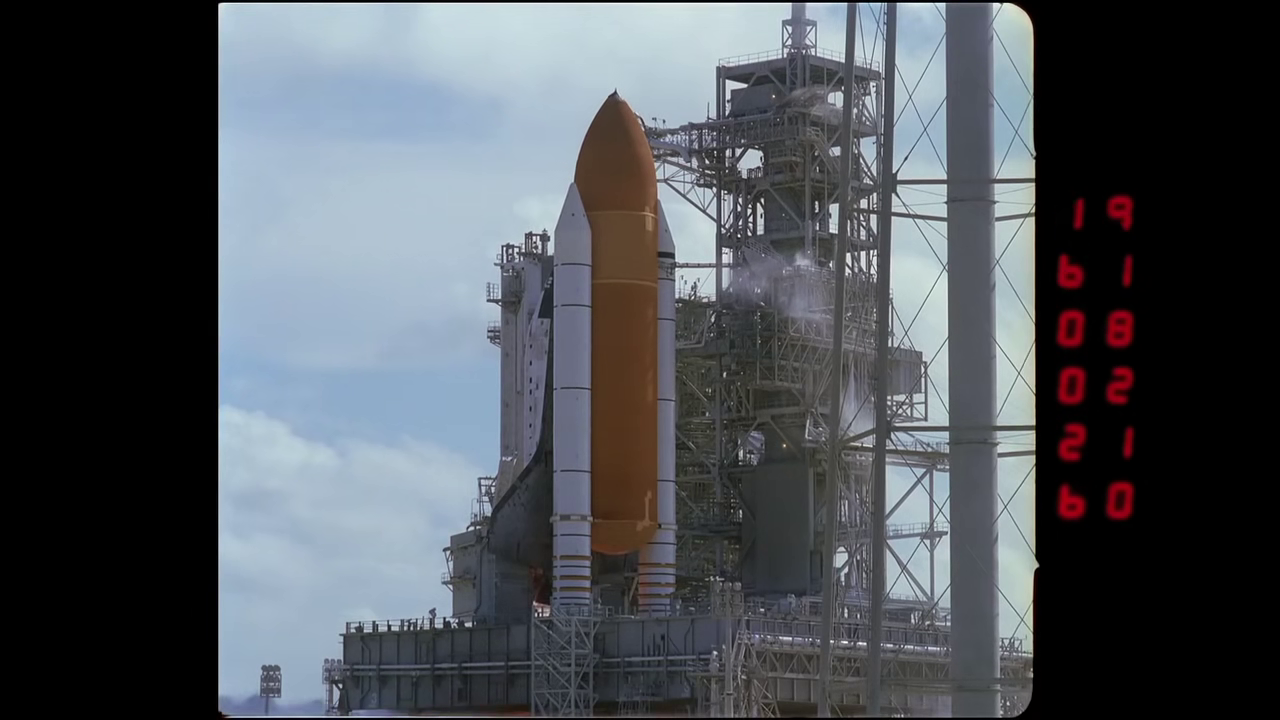
#> input picture frame 36 of Lab8/data/shuttle.mp4, 1280 x 720 px
$ jupyter execute Lab8.2_zadanie.ipynb
#> lines starting #> are read from the running program, lines starting #| are printed output that depends on the picture
## Laboratorium 8.2

## Przepływ optyczny i śledzenie obiektów

### Wprowadzenie

Metodę przepływu optycznego (między innymi) można stosować również do śledzenia obiektów. Zazwyczaj wykorzystuje się w tym celu metody rzadkie połączone ze znanymi już nam metodami detekcji punktów zainteresowania. Procedura przebiega podobnie jak w przypadku gęstego przepływu (tzn. operujemy na parze klatek w skali szarości, znajdujemy wektory przesunięć), z tą różnicą że obliczanie przepływu zachodzi wyłącznie dla interesujących nas punktów - a zatem musimy znać ich położenia, aby zainicjować proces. Można sobie wyobrazić różne sposoby zlokalizowania punktów kluczowych, w zależności od konkretnego zastosowania i założeń: być może np. pipeline do przetwarzania rozpoczyna się od zlokalizowania jakichś obiektów, być może z góry wiemy, gdzie obiekty się znajdują.

W OpenCV podstawową metodą do obliczania przepływu dla zbioru punktów jest metoda Lucasa-Kanade, zaimplementowana w funkcji [`cv2.calcOpticalFlowPyrLK`](https://docs.opencv.org/3.4/dc/d6b/group__video__track.html#ga473e4b886d0bcc6b65831eb88ed93323). Podobnie jak w metodzie Farnebacka, argument `nextPts` ustawiamy na `None` (chyba, że chcemy zainicjować rozwiązanie już znanymi położeniami punktów, ale w praktyce z reguły nie będziemy mieli takiej wygody), argumenty `status` i `err` pomijamy zupełnie. W odróżnieniu od Farnebacka, wynikiem są absolutne położenia punktów na drugiej klatce (a nie wektory przesunięć). Dodatkowo otrzymujemy też wektor `status` informujący dla każdego punktu, czy udało się go odnaleźć, oraz `err` mierzący jakąś miarę błędu wizualnego pomiędzy fragmentem obrazu zawierającym dany punkt kluczowy.

Do inicjalizacji rozwiązania można wykorzystać znane nam metody znajdowania punktów kluczowych, albo opartą o detektor Harrisa funkcję [`cv2.goodFeaturesToTrack`](https://docs.opencv.org/3.4/dd/d1a/group__imgproc__feature.html#ga1d6bb77486c8f92d79c8793ad995d541) - jest nieco prostsza w użyciu, bo na wyjściu otrzymujemy po prostu macierz `np.float32` o wymiarach $Nx1x2$ zawierającą koordynaty znalezionych punktów.

Oczywiście, śledzenie obiektów oparte o jednorazową inicjalizację jest narażone na błędy: zniknięcie lub tymczasowe zasłonięcie śledzonego obiektu, czy choćby zmiana jego wyglądu (np. wskutek pojawienia się cienia) mogą spowodować, że przepływ nie zostanie obliczony. Może być też pożądana możliwość śledzenia ciągłego z uwzględnieniem pojawiania się nowych obiektów (np. monitorowanie CCTV). W takich sytuacjach konieczne jest regularne odświeżanie inicjalizacji, tj. ponowne wykrycie interesujących obiektów. To z kolei prowadzi do kolejnego problemu: jeżeli interesuje nas cała historia ruchu danych obiektów, przy czym do pewnego momentu ich lokalizacje uzyskiwaliśmy za pomocą przepływu optycznego, a w pewnym momencie wykonaliśmy ponowną detekcję - to jak powiązać jedno z drugim, by zapewnić ciągłość lokalizacji? To zagadnienie, oraz pozostałe tematy dyskutowane w tym kontekście na wykładzie, nie będzie jednak centralne na laboratorium.

---

### Cel zadania

Celem tej listy jest (1) zapoznanie się z metodą przepływu optycznego rzadkiego do zastosowań śledzenia obiektów, oraz (2) zastosowanie tej techniki w praktyce, na przykładzie monitorowania prędkości obiektu (w metrach na sekundę). Przykładem badawczym będzie nagranie startu Wahadłowca Kosmicznego _Discovery_ (misja [STS-124](https://en.wikipedia.org/wiki/STS-124)), zarejestrowane jedną z kamer technicznych (plik `shuttle.mp4`).

Aby obliczyć prędkość, potrzebna jest znajomość drogi (w metrach) i czasu (w sekundach). Czas między klatkami obliczysz, znając liczbę klatek na sekundę, którą możesz pobrać bezpośrednio z otwartego obiektu `VideoCapture` za pomocą następującej konstrukcji:
```python
fps = source.get(cv2.CAP_PROP_FPS)
```
Wyznaczenie przelicznika między przestrzenią obrazu (w pikselach) a przestrzenią świata (w metrach) jest w ogólności [nieco złożonym zagadnieniem](https://docs.opencv.org/4.x/dc/dbb/tutorial_py_calibration.html); znalezienie uproszczonej alternatywy jest Twoim zadaniem.

Źródło nagrania: [_"Best of the Best" Provides New Views, Commentary of Shuttle Launches_ (NASA @ YouTube)](https://www.youtube.com/watch?v=vFwqZ4qAUkE), 29:06.5
Nagranie o oryginalnej prędkości ~225 fps (spowolnienie ok. 1:7.5) zostało przekodowane tak, aby osiągnąć zbieżność upływu czasu. Możesz się o tym upewnić patrząc na _timestamp_ z prawej strony nagrania ([_jak go czytać_](https://space.stackexchange.com/a/38569)).

[cell 1]
import random

import numpy as np
import cv2
import matplotlib.pyplot as plt
from qwlist import Lazy
from typing import Iterable
from PIL import Image

### Zadanie 1

Na podstawie pierwszej klatki z materiału dokonaj kalibracji parametrów detektora cech do śledzenia (sugerowany detektor: [`cv2.goodFeaturesToTrack`](https://docs.opencv.org/3.4/dd/d1a/group__imgproc__feature.html#ga1d6bb77486c8f92d79c8793ad995d541)). Dobór tych parametrów jest kluczowy dla reszty zadania, więc zapoznaj się z ich znaczeniem.

[cell 2]
TANK_HEIGHT_IN_PIXELS = 465  # sprawdzone doświadczalnie
MASK = np.zeros((720, 1280))
MASK[:-165, 550:-600] = 1
MASK = MASK.astype(np.uint8)
TANK_HEIGHT_IN_METERS = 47 # netrów

[cell 3]
def get_video_details(video: cv2.VideoCapture):
    fps = video.get(cv2.CAP_PROP_FPS)
    frame_count = int(video.get(cv2.CAP_PROP_FRAME_COUNT))
    duration = frame_count / fps
    return fps, frame_count, duration

def frame_pair_iter(path: str) -> Lazy[tuple[np.ndarray, np.ndarray]]:
    def inner_generator() -> Iterable[tuple[np.ndarray, np.ndarray]]:
        video1: cv2.VideoCapture = cv2.VideoCapture(path)
        video2: cv2.VideoCapture = cv2.VideoCapture(path)
        success, _ = video2.read()
        while success:
            _, frame1 = video1.read()
            success, frame2 = video2.read()
            if success:
                yield frame1, frame2
        video1.release()
        video2.release()
    return Lazy(inner_generator())

# [12 lines left out: function get_good_features, not called in this run]

[cell 4]
source = cv2.VideoCapture('./data/shuttle.mp4')
status, frame = source.read()
#> frame is the input picture: shape (720, 1280, 3); mean B, G, R 88.8, 83.1, 78.6
source.release()

h, w, c = frame.shape
#> h = 720; w = 1280; c = 3
mask = np.zeros((h, w), dtype=np.uint8)
# mask[90:-165, 550:-600] = 1
mask[:-165, 550:-600] = 1

rgb = cv2.cvtColor(frame, cv2.COLOR_BGR2RGB)
gray = cv2.cvtColor(frame, cv2.COLOR_BGR2GRAY)
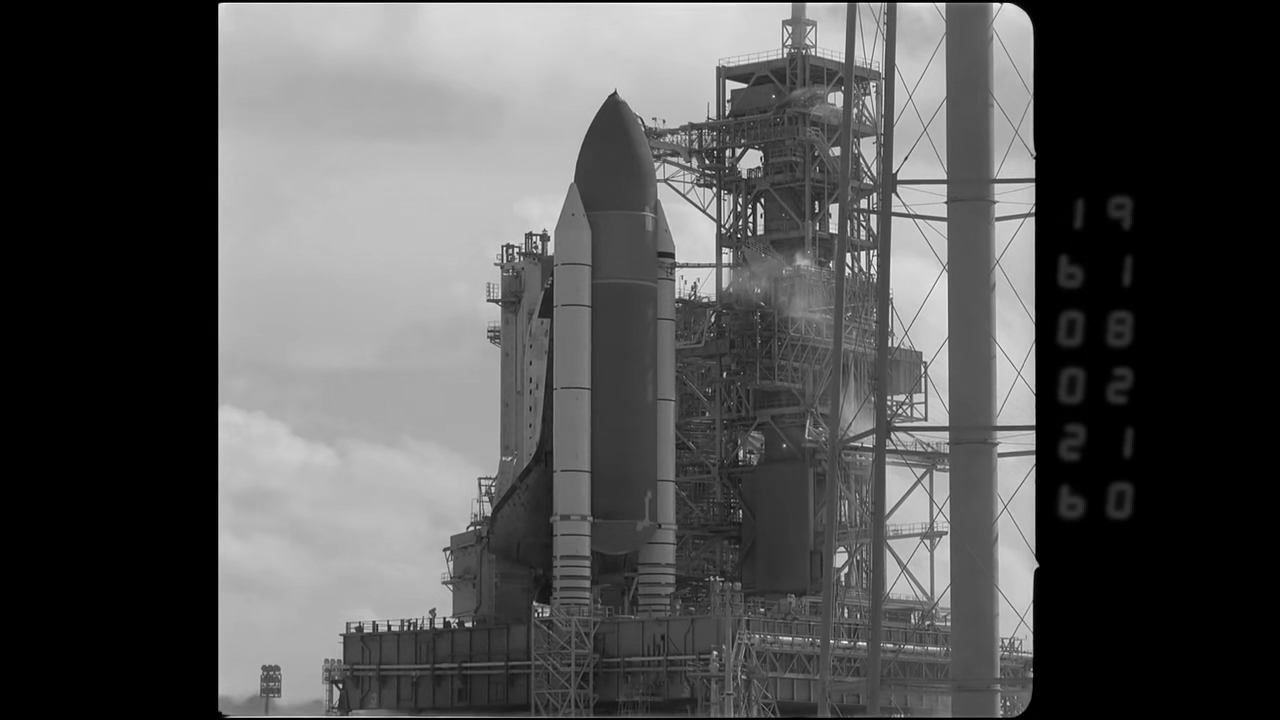
#> gray: shape (720, 1280); min 0, max 255, mean 82.4
features = cv2.goodFeaturesToTrack(
    image=gray,
    mask=mask,
    maxCorners=20,
    qualityLevel=0.1,
    minDistance=50,
    blockSize=3,
    useHarrisDetector=False,
    k=0.04
)
#> features = 14 rows, first 8: [676, 268], [665, 164], [615, 91], [554, 388], [554, 306], [573, 182], [554, 471], [590, 263]
fig, ax = plt.subplots(1, 1, figsize=(12,12))
ax.imshow(rgb)
ax.scatter(features[..., 0], features[..., 1]);
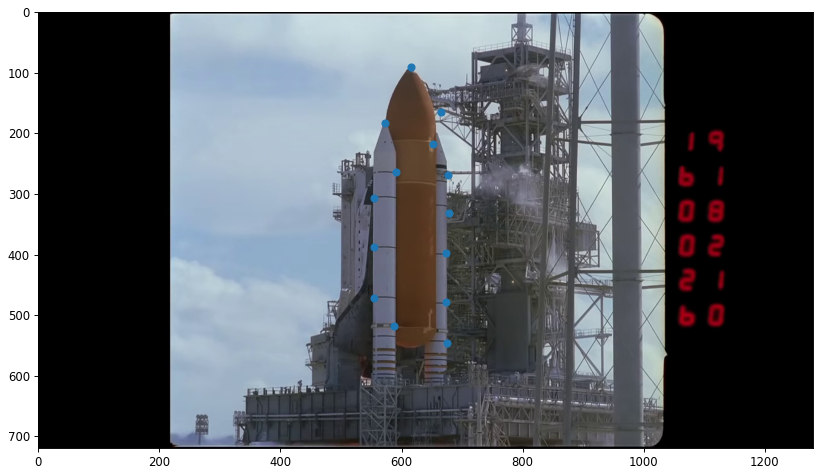
#> figure drawn by matplotlib, 1 panel

[cell 5]
source = cv2.VideoCapture('./data/shuttle.mp4')
status, frame = source.read()
frame = frame[:-165, 550:-600]
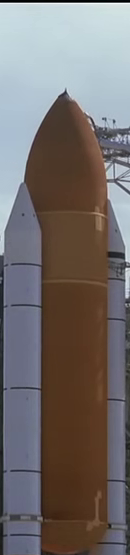
#> frame: shape (555, 130, 3); mean B, G, R 108.9, 109.6, 115.7
source.release()

rgb = cv2.cvtColor(frame, cv2.COLOR_BGR2RGB)
#> rgb: shape (555, 130, 3)
gray = cv2.cvtColor(frame, cv2.COLOR_BGR2GRAY)
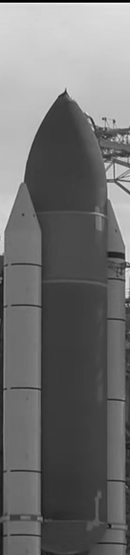
#> gray: shape (555, 130); min 0, max 252, mean 111.3

fig, ax = plt.subplots(1, 1, figsize=(12,12))
ax.imshow(rgb);

### Zadanie 2

Uzupełnij daną poniżej podstawową pętlę analizy wideo o śledzenie obiektów: inicjalizację i wykorzystanie przepływu optycznego do aktualizacji ich położenia. Celem jest pozyskanie pełnej trajektorii pojazdu, tak aby można było ją narysować (np. [`cv2.polylines`](https://docs.opencv.org/3.4/d6/d6e/group__imgproc__draw.html#gaa3c25f9fb764b6bef791bf034f6e26f5)) tudzież przetwarzać dalej.

Zapoznaj się dobrze z dokumentacją funkcji [`cv2.calcOpticalFlowPyrLK`](https://docs.opencv.org/3.4/dc/d6b/group__video__track.html#ga473e4b886d0bcc6b65831eb88ed93323), zwłaszcza z wartościami zwracanymi, **zwłaszcza** `status`. Upewnij się, że odpowiednio obsługujesz przypadki niepowodzenia znalezienia przepływu dla poszczególnych punktów.

Wynik zaprezentuj w postaci graficznej (narysowane trajektorie).

[cell 6]
def get_localizations(path: str, skip: int = 160, take: int = 10_000) -> tuple[np.ndarray, list[np.ndarray], int, int]:
    gen = frame_pair_iter(path).skip(skip).take(take)
    locations = []
    statuses = []
    h, w, = 0, 0
    for frame1, frame2 in gen:  # 198 klatek
        frame1_gray = cv2.cvtColor(frame1, cv2.COLOR_BGR2GRAY)
        frame2_gray = cv2.cvtColor(frame2, cv2.COLOR_BGR2GRAY)

        if not locations:
            h, w, _ = frame1.shape
            features = get_good_features(frame1_gray).squeeze()
            s = np.array([[1] for _ in range(len(features))])
            locations.append(features)
            statuses.append(s)

        new_locations, status, _ = cv2.calcOpticalFlowPyrLK(frame1_gray, frame2_gray, locations[-1], None)
        locations.append(new_locations)
        statuses.append(status)
    return np.array(locations), statuses, h, w

def visualize_trajectories(path: str, skip: int = 160, take: int = 100):
    localizations, statuses, h, w = get_localizations(path, skip=skip, take=take)
    point_paths = np.transpose(localizations, (1, 0, 2))
    canvas = np.zeros((h, w))
    for i, point_path in enumerate(point_paths):
        points = []
        for (x, y), status in zip(point_path, statuses):
            if status[i] == 0:
                break
            points.append([x, y])
        pts = np.array(points, dtype=np.int32)
        canvas = cv2.polylines(canvas, [pts], False, (100, 100, 100), 2)

    fig, ax = plt.subplots(1, 1, figsize=(10, 10))
    ax.imshow(canvas)
    ax.axis('off')

[cell 7]
visualize_trajectories('./data/shuttle.mp4', skip=160, take=100)
#> (the call stopped at in get_localizations, `gen = frame_pair_iter(path).skip(skip).take(take)`: qwlist is not available in this run)

### Zadanie 3

Dokonaj analizy znalezionych trajektorii i znajdź prędkość _Discovery_. Wersja minimum: załóż, że pojazd porusza się z lokalnie stałą prędkością. Wersja normalna: wykreśl prędkość pojazdu jako funkcję czasu.

_Bonus dla chętnych: czy na podstawie tego materiału da się wyznaczyć TWR (thrust-to-weight ratio) maszyny?_

[cell 8]
def reject_outliers(data: np.ndarray, n=2):
    print(data.shape)
    return data[abs(data - np.mean(data)) < n * np.std(data)]

# [7 lines left out: function calculate_deltas_for_path, not called in this run]

def plot_speed(path: str, skip: int = 160, take: int = 100):
    fps, _, _ = get_video_details(cv2.VideoCapture(path))
    dt = 1 / fps
    localizations, statuses, h, w = get_localizations(path, skip=skip, take=take)
    statuses = np.array(statuses).transpose(1, 0, 2)
    point_paths = np.transpose(localizations, (1, 0, 2))
    for point_path, status in zip(point_paths, statuses):
        dy = calculate_deltas_for_path(point_path, status=status)
        dy = np.array(dy) * 0.099
        v = dy / dt
        plt.plot([i * dt for i in range(len(v))], v)
    plt.ylim([-1, 30])
    plt.show()

[cell 9]
plot_speed('./data/shuttle.mp4')
#> (the call stopped at in get_localizations, `gen = frame_pair_iter(path).skip(skip).take(take)`: qwlist is not available in this run)

$ run again, starting later in the video
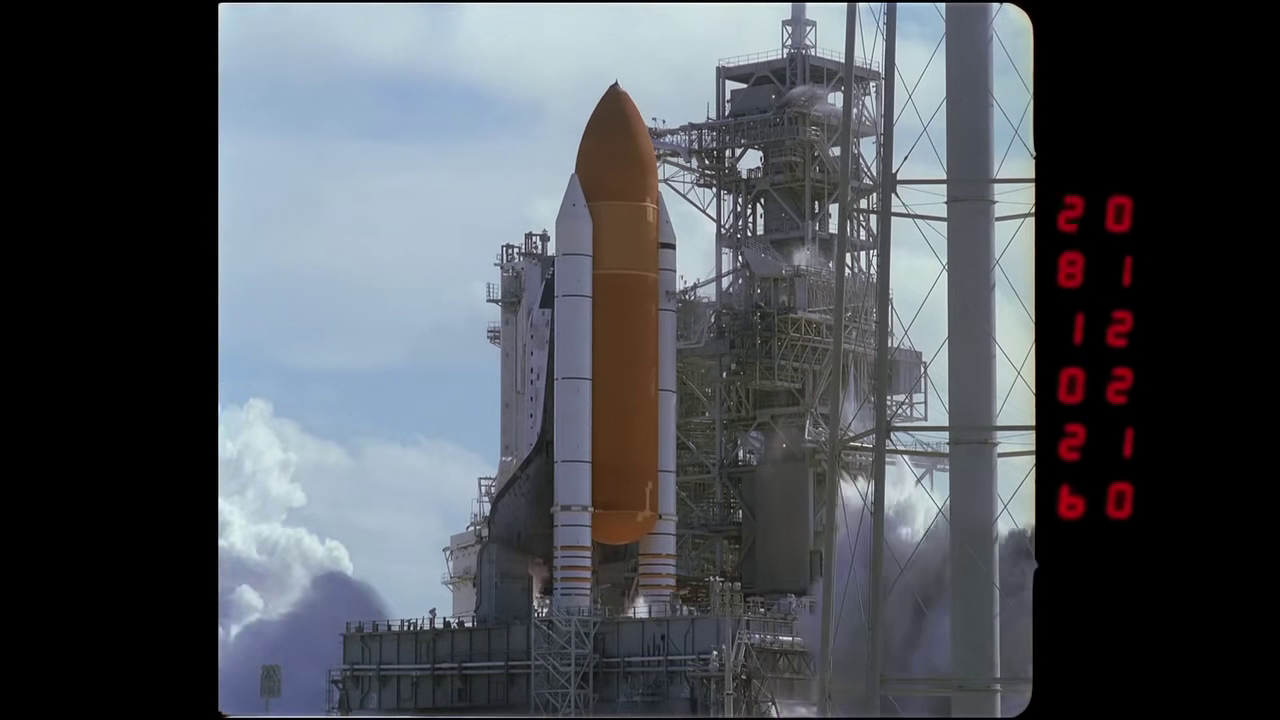
#> input picture frame 162 of Lab8/data/shuttle.mp4, 1280 x 720 px
#> frame is the input picture: shape (720, 1280, 3); mean B, G, R 86.9, 81, 77
#> `gray = cv2.cvtColor(frame, cv2.COLOR_BGR2GRAY)`:
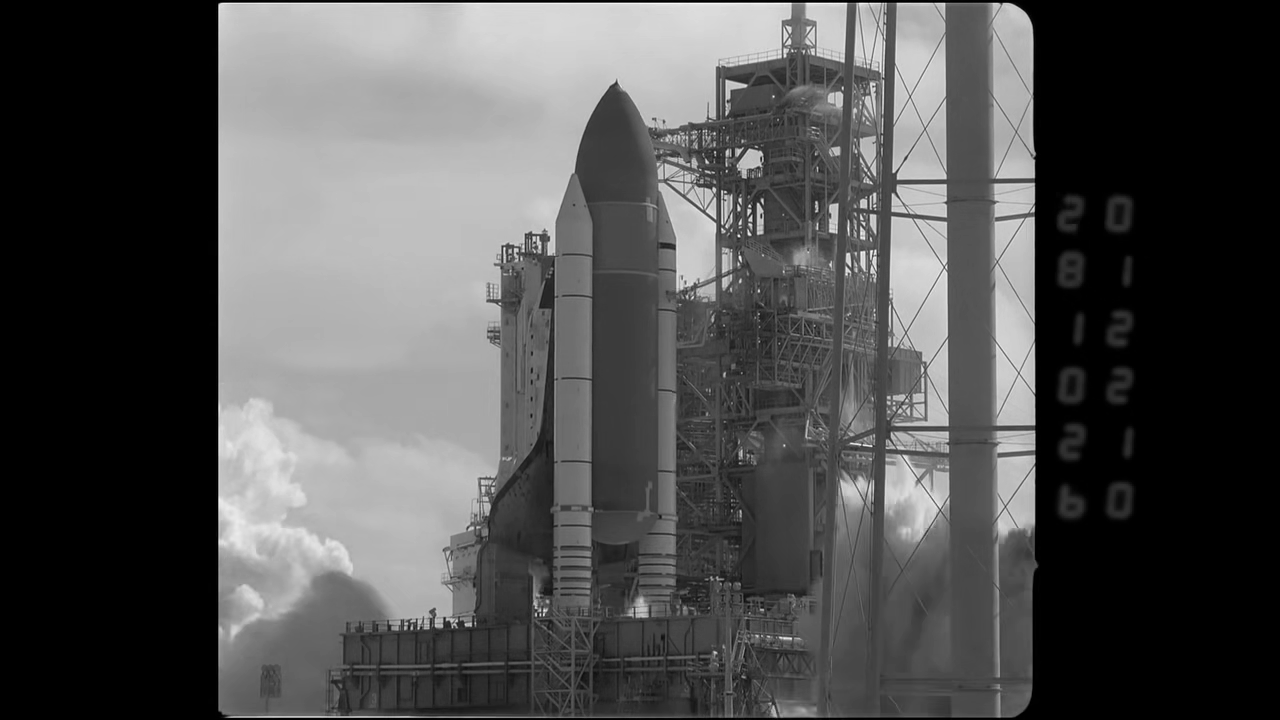
#> gray: shape (720, 1280); min 0, max 252, mean 80.4
#> features = [[665, 164], [616, 82], [677, 291], [554, 254], [555, 379], [590, 460], [573, 172], [660, 518], [554, 524], [591, 295], [675, 394]]
#> frame: shape (555, 130, 3)
#> `gray = cv2.cvtColor(frame, cv2.COLOR_BGR2GRAY)`:
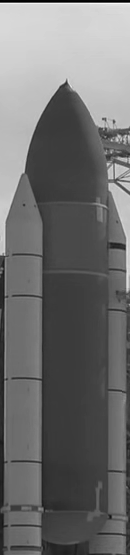
#> gray: shape (555, 130); min 0, max 251, mean 110.6

$ run again, starting later in the video
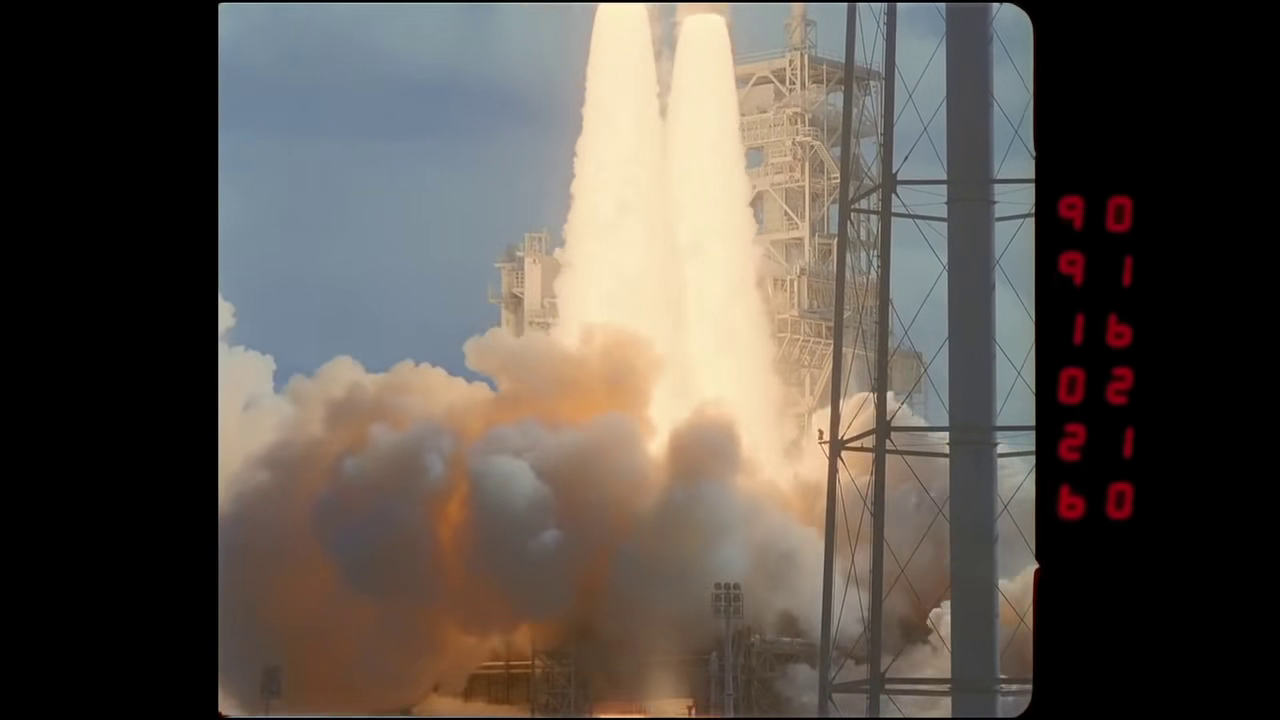
#> input picture frame 288 of Lab8/data/shuttle.mp4, 1280 x 720 px
#> frame is the input picture: shape (720, 1280, 3); mean B, G, R 76.5, 83.6, 90.9
#> `gray = cv2.cvtColor(frame, cv2.COLOR_BGR2GRAY)`:
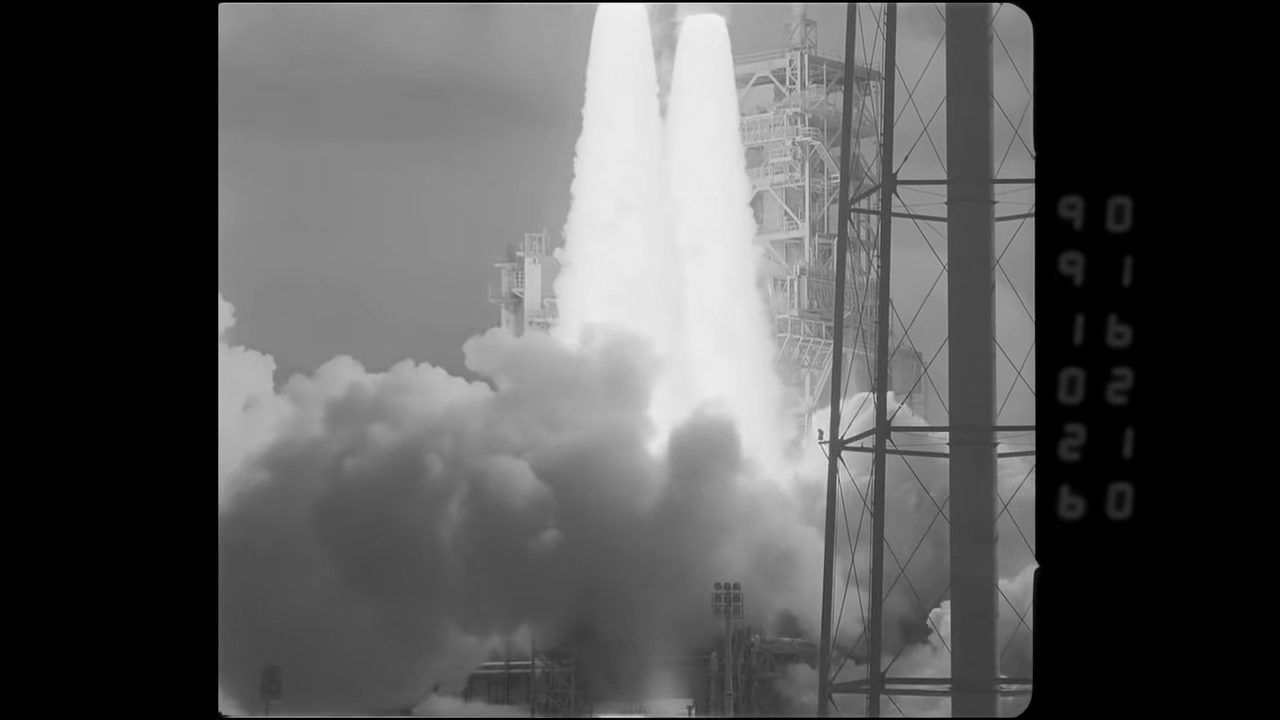
#> gray: shape (720, 1280); min 0, max 248, mean 85
#> features = [[598, 4], [555, 300], [556, 248], [576, 156], [677, 5], [585, 89]]
#> frame: shape (555, 130, 3)
#> `gray = cv2.cvtColor(frame, cv2.COLOR_BGR2GRAY)`:
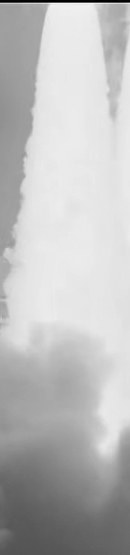
#> gray: shape (555, 130); min 0, max 248, mean 188.5
